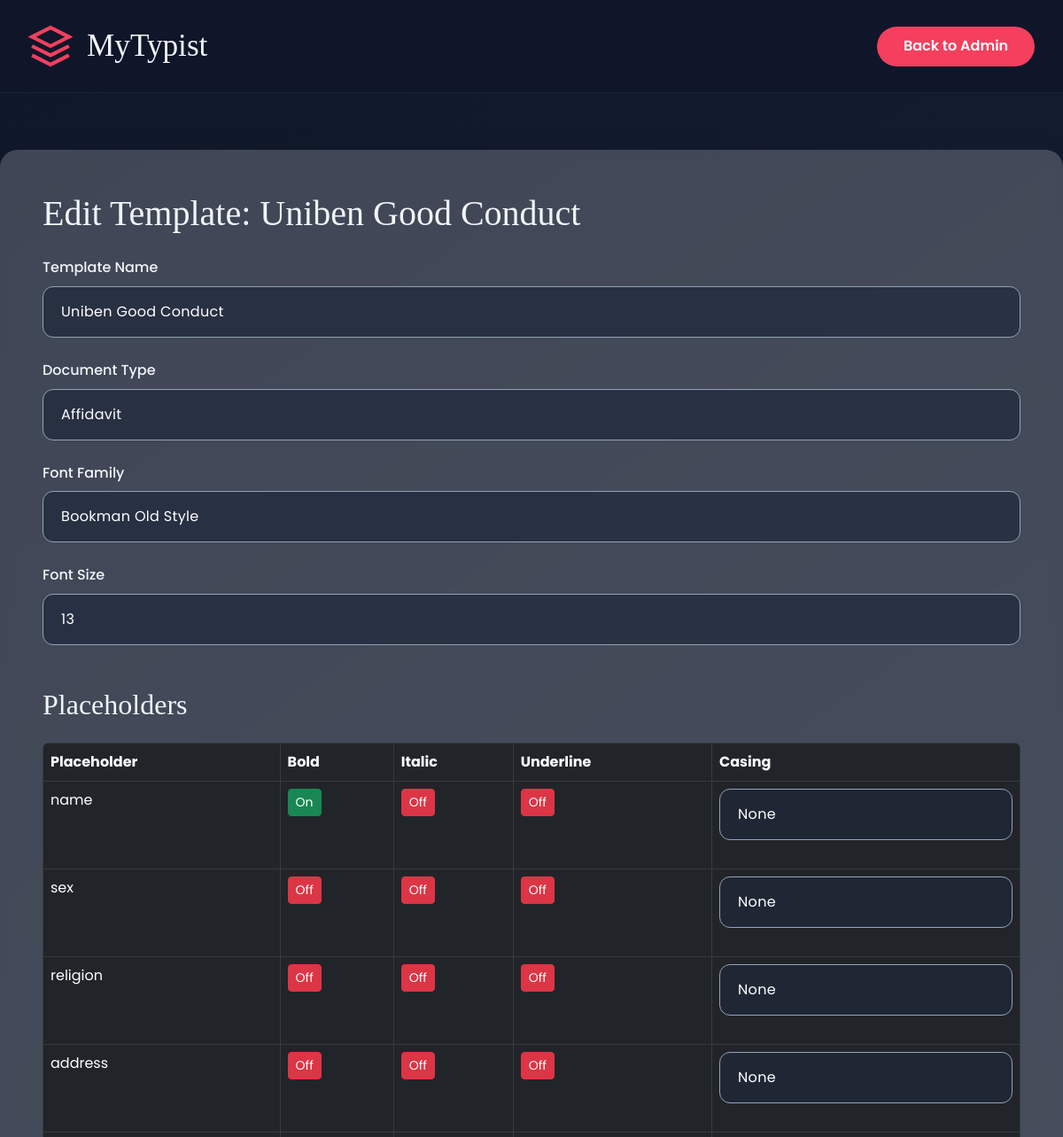
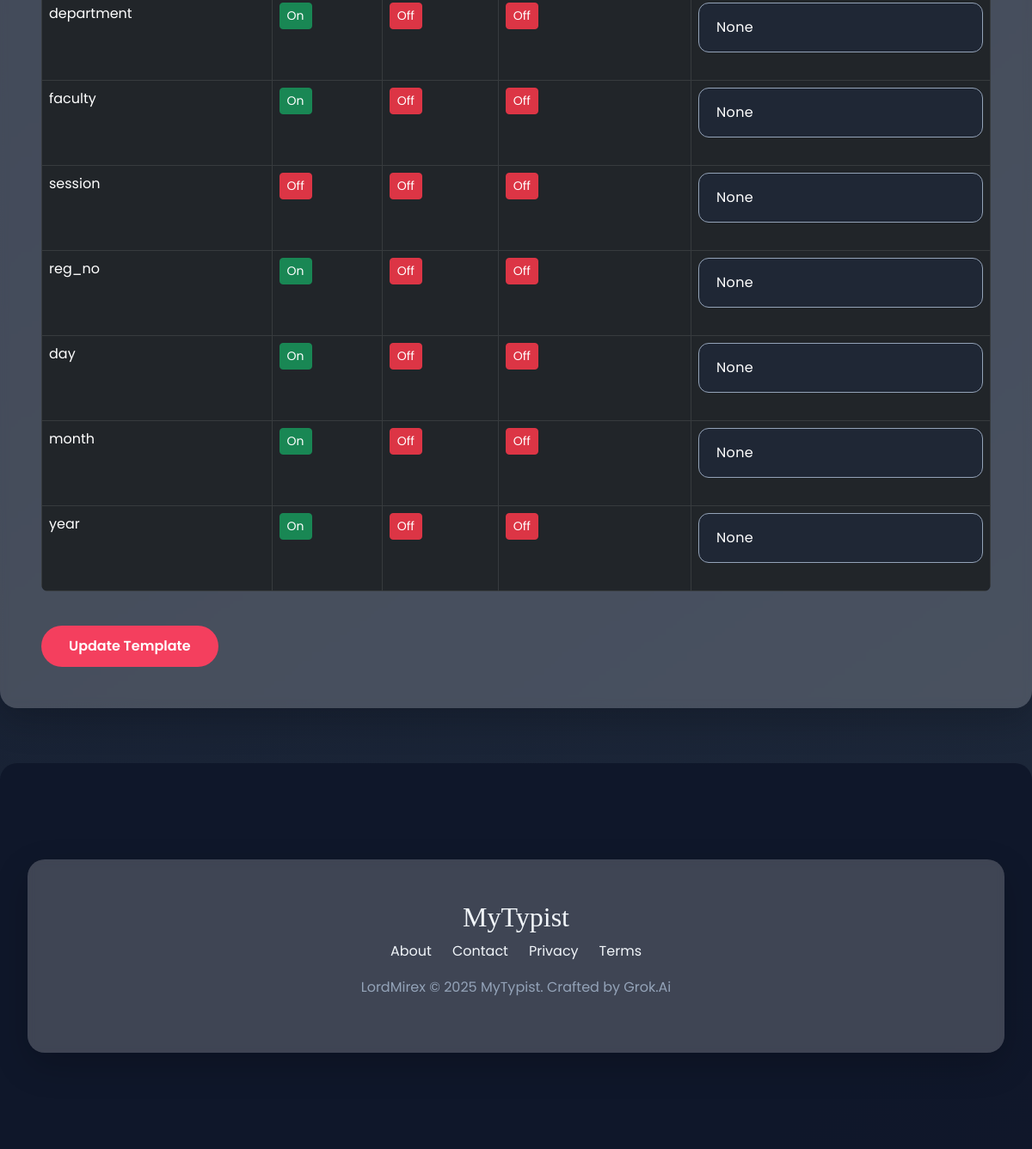
/admin/edit/2?key=secretkey123, run on the app's committed database (2 pictures, top to bottom).
### app.py (models this page shows)
class Template(db.Model):
    __tablename__ = 'template'
    id = db.Column(db.Integer, primary_key=True)
    name = db.Column(db.String(100), nullable=False)
    type = db.Column(db.String(50), nullable=False)
    file_path = db.Column(db.String(200), nullable=False)
    font_family = db.Column(db.String(50), nullable=False)
    font_size = db.Column(db.Integer, nullable=False)
    is_active = db.Column(db.Boolean, default=True)
    placeholders = db.relationship('Placeholder', back_populates='template', cascade="all, delete-orphan")
    created_documents = db.relationship('CreatedDocument', back_populates='template', cascade="all, delete-orphan")

class Placeholder(db.Model):
    __tablename__ = 'placeholder'
    id = db.Column(db.Integer, primary_key=True)
    template_id = db.Column(db.Integer, db.ForeignKey('template.id'), nullable=False)
    name = db.Column(db.String(50), nullable=False)
    paragraph_index = db.Column(db.Integer, nullable=False)
    start_run_index = db.Column(db.Integer, nullable=False)
    end_run_index = db.Column(db.Integer, nullable=False)
    bold = db.Column(db.Boolean, default=False)
    italic = db.Column(db.Boolean, default=False)
    underline = db.Column(db.Boolean, default=False)
    casing = db.Column(db.String(20), default="none")
    template = db.relationship('Template', back_populates='placeholders')

### app.py (the view)
@app.route('/admin/edit/<int:template_id>')
def edit_template(template_id):
    key = request.args.get('key')
    if key != app.config['ADMIN_KEY']:
        abort(403)
    template = Template.query.get_or_404(template_id)
    placeholders = Placeholder.query.filter_by(template_id=template_id).all()
    return render_template('edit.html', template=template, placeholders=placeholders, admin_key=key)

### templates/edit.html (shortened to what this page needs)
{% extends 'base.html' %}
{% block content %}
    <h1 class="mb-4" style="font-family: 'Cormorant Garamond', serif; font-size: 2.5rem;">Edit Template: {{ template.name }}</h1>
    <form method="POST" action="{{ url_for('update_template', template_id=template.id) }}" class="needs-validation animate__fadeInUp" novalidate>
        <div class="mb-4">
            <label for="name" class="form-label" style="color: var(--text);">Template Name</label>
            <input type="text" class="form-control" id="name" name="name" value="{{ template.name }}" required style="background: rgba(255, 255, 255, 0.08); border-color: var(--muted); color: var(--text);">
        </div>
        <div class="mb-4">
            <label for="type" class="form-label" style="color: var(--text);">Document Type</label>
            <select class="form-select" id="type" name="type" required style="background: rgba(255, 255, 255, 0.08); border-color: var(--muted); color: var(--text);">
                <option value="affidavit" {% if template.type == 'affidavit' %}selected{% endif %}>Affidavit</option>
            </select>
        </div>
        <div class="mb-4">
            <label for="font_family" class="form-label" style="color: var(--text);">Font Family</label>
            <select class="form-select" id="font_family" name="font_family" style="background: rgba(255, 255, 255, 0.08); border-color: var(--muted); color: var(--text);">
                <option value="Bookman Old Style" {% if template.font_family == 'Bookman Old Style' %}selected{% endif %}>Bookman Old Style</option>
            </select>
        </div>
        <div class="mb-4">
            <label for="font_size" class="form-label" style="color: var(--text);">Font Size</label>
            <input type="number" class="form-control" id="font_size" name="font_size" value="{{ template.font_size }}" min="8" max="72" required style="background: rgba(255, 255, 255, 0.08); border-color: var(--muted); color: var(--text);">
        </div>
        <h2 class="mt-5 mb-4" style="font-family: 'Cormorant Garamond', serif; font-size: 2rem;">Placeholders</h2>
        <div class="table-responsive">
            <table class="table table-dark table-bordered rounded-3 overflow-hidden">
                <thead>
                    <tr>
                        <th>Placeholder</th>
                        <th>Bold</th>
                        <th>Italic</th>
                        <th>Underline</th>
                        <th>Casing</th>
                    </tr>
                </thead>
                <tbody>
                    {% for ph in placeholders %}
                        <tr class="animate__fadeInUp" style="animation-delay: {{ loop.index * 0.1 }}s;" onmouseover="this.style.background='rgba(255,255,255,0.1)'" onmouseout="this.style.background='transparent'">
                            <td>{{ ph.name }}</td>
                            <td>
                                <button type="button" class="btn btn-sm btn-toggle {% if ph.bold %}btn-success{% else %}btn-danger{% endif %}" onclick="toggle(this, 'bold_{{ ph.id }}')">
                                    {% if ph.bold %}On{% else %}Off{% endif %}
                                </button>
                            </td>
                            <td>
                                <button type="button" class="btn btn-sm btn-toggle {% if ph.italic %}btn-success{% else %}btn-danger{% endif %}" onclick="toggle(this, 'italic_{{ ph.id }}')">
                                    {% if ph.italic %}On{% else %}Off{% endif %}
                                </button>
                            </td>
                            <td>
                                <button type="button" class="btn btn-sm btn-toggle {% if ph.underline %}btn-success{% else %}btn-danger{% endif %}" onclick="toggle(this, 'underline_{{ ph.id }}')">
                                    {% if ph.underline %}On{% else %}Off{% endif %}
                                </button>
                            </td>
                            <td>
                                <select class="form-select" name="casing_{{ ph.id }}" style="background: rgba(255, 255, 255, 0.08); border-color: var(--muted); color: var(--text);">
                                    <option value="none" {% if ph.casing == 'none' %}selected{% endif %}>None</option>
                                </select>
                            </td>
                        </tr>
                    {% endfor %}
                </tbody>
            </table>
        </div>
        <button type="submit" class="btn btn-primary mt-4">Update Template</button>
    </form>
{% endblock %}

### templates/base.html (style rules this page uses)
:root { --primary: #0f172a; --secondary: #1e293b; --accent: #f43f5e; --success: #22c55e; --text: #f1f5f9; --muted: #94a3b8; --bg-light: rgba(255, 255, 255, 0.05); }
body { min-height: 100vh; display: flex; flex-direction: column; background: linear-gradient(145deg, var(--primary) 0%, var(--secondary) 100%); color: var(--text); font-family: 'Poppins', sans-serif; line-height: 1.6; margin: 0; padding: 0; }
.form-label { font-weight: 500; }
.form-control, .form-select { background: rgba(30, 41, 59, 0.7) !important; border: 1px solid rgba(255,255,255,0.15); color: #ffffff !important; border-radius: 12px; padding: 1rem 1.25rem; margin-bottom: 1.5rem; transition: all 0.3s cubic-bezier(0.4, 0, 0.2, 1); font-size: 1rem; letter-spacing: 0.02em; }
.form-control::placeholder { color: rgba(255,255,255,0.6) !important; font-weight: 300; transition: all 0.3s ease; }
.btn-primary { background: var(--accent); border: none; padding: 0.75rem 2rem; border-radius: 25px; font-weight: 600; transition: all 0.3s ease; }
.table { background: transparent; color: var(--text); border-radius: 15px; overflow: hidden; }
.table-dark { background: rgba(0, 0, 0, 0.3); }
.animate__fadeInUp { animation: fadeInUp 0.6s ease-out; }

### data on the page
Template: name "Uniben Good Conduct", type "Affidavit", font_family "Bookman Old Style", font_size "13"
Placeholder: name "name", bold "On", italic "Off", underline "Off", casing+id "None"
Placeholder: name "sex", bold "Off", italic "Off", underline "Off", casing+id "None"
Placeholder: name "religion", bold "Off", italic "Off", underline "Off", casing+id "None"
Placeholder: name "address", bold "Off", italic "Off", underline "Off", casing+id "None"
Placeholder: name "department", bold "On", italic "Off", underline "Off", casing+id "None"
Placeholder: name "faculty", bold "On", italic "Off", underline "Off", casing+id "None"
Placeholder: name "session", bold "Off", italic "Off", underline "Off", casing+id "None"
Placeholder: name "reg_no", bold "On", italic "Off", underline "Off", casing+id "None"
Placeholder: name "day", bold "On", italic "Off", underline "Off", casing+id "None"
Placeholder: name "month", bold "On", italic "Off", underline "Off", casing+id "None"
Placeholder: name "year", bold "On", italic "Off", underline "Off", casing+id "None"
